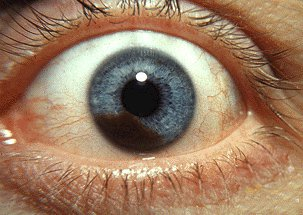
#> input picture images/14286958.jpg, 303 x 215 px
$ python -i filtering.py   (imports and definitions only)
#> lines starting #> are read from the running program, lines starting #| are printed output that depends on the picture
#> further down, picture is the input picture: shape (215, 303, 3); mean B, G, R 98.2, 124, 155.5
import cv2
import numpy as np


def filtering(img, invgray=False, sharpen=False, grayscale=True):
    """
    Apply several filters to an image, such as: grayscale, Bottom Hat Filter and Gaussian Blur.
    It also provides the ability to enable two more filters: Inverted grayscale and Sharpen.

    :param img: Image to be filtered
    :type img: numpy.ndarray
    :param invgray: if true enables the Inverted Grayscale filter
    :type invgray: bool
    :param sharpen: if true enables the Sharpen filter
    :type sharpen: bool
    :param grayscale: if true converts the image in grayscale
    :type grayscale: bool
    :return: The image with the selected filters applied
    :rtype: numpy.ndarray
    """
#> called with invgray = False, sharpen = False, grayscale = True
    frame = img

    if grayscale is True:
        cimg = cv2.cvtColor(frame, cv2.COLOR_BGR2GRAY)
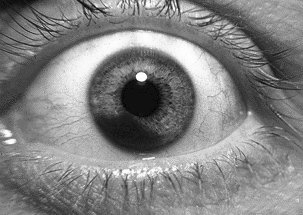
#> cimg: shape (215, 303); min 0, max 255, mean 130.5
    else:
        cimg = frame

    if invgray is True:
        cimg = cv2.bitwise_not(cimg)

    kernel = cv2.getStructuringElement(cv2.MORPH_ELLIPSE, (5, 5))
    blackhat = cv2.morphologyEx(cimg, cv2.MORPH_BLACKHAT, kernel)
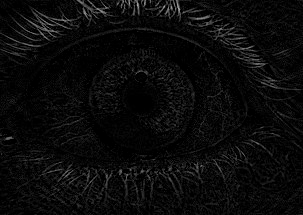
#> blackhat: shape (215, 303); min 0, max 171, mean 10.4
    bottom_hat_filtered = cv2.add(blackhat, cimg)
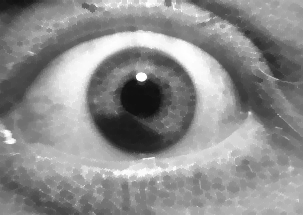
#> bottom_hat_filtered: shape (215, 303); min 16, max 255, mean 141
    final_img = cv2.GaussianBlur(bottom_hat_filtered, (5, 5), 0)

    if sharpen is True:
        # ---Sharpening filter----
        kernel = np.array([[-1, -1, -1], [-1, 9, -1], [-1, -1, -1]])
        final_img = cv2.filter2D(final_img, -1, kernel)

        kernel = np.ones((5, 5), np.float32)/25
        final_img = cv2.filter2D(final_img, -1, kernel)
    return final_img


# [113 lines left out: functions adjust_gamma, threshold, dilate_thresh, increase_brightness, not called in this run]

>>> import cv2
>>> picture = cv2.imread('../images/14286958.jpg')
>>> result = filtering(picture)

$ run again, on images/1527827984_626_central-heterochromia-reasons-possibility-and-its-types.jpg
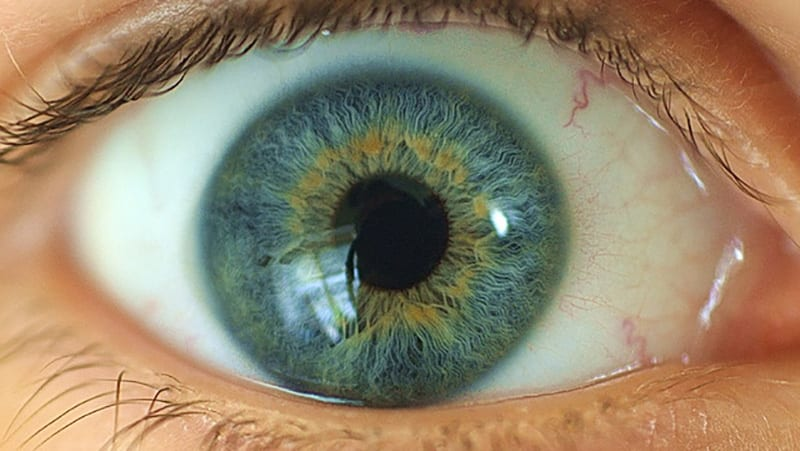
#> input picture images/1527827984_626_central-heterochromia-reasons-possibility-and-its-types.jpg, 800 x 451 px
#> picture is the input picture: shape (451, 800, 3); mean B, G, R 108.1, 133.2, 147.9
#> in filtering, `blackhat = cv2.morphologyEx(cimg, cv2.MORPH_BLACKHAT, kernel)`:
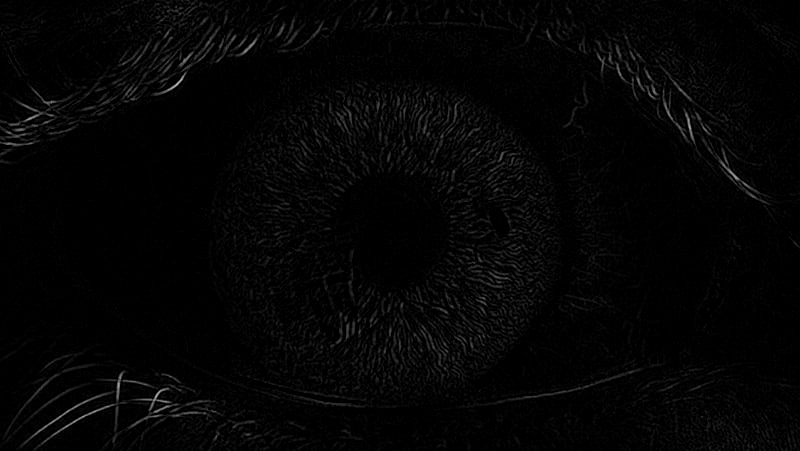
#> blackhat: shape (451, 800); min 0, max 196, mean 4.5
#> in filtering, `bottom_hat_filtered = cv2.add(blackhat, cimg)`:
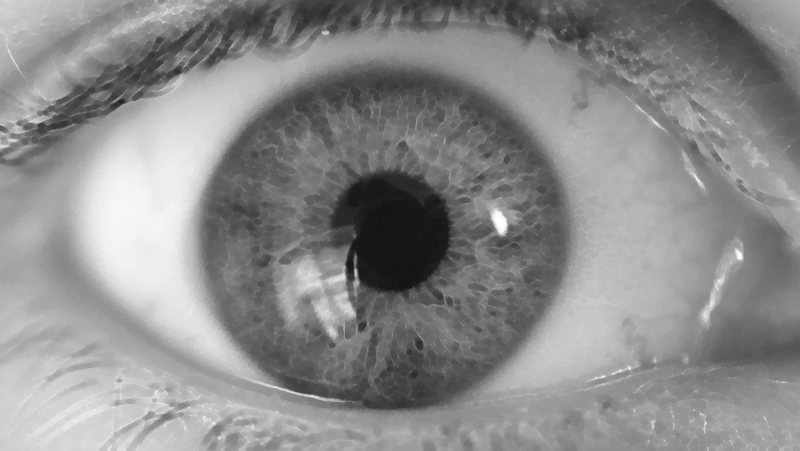
#> bottom_hat_filtered: shape (451, 800); min 21, max 255, mean 139.2

$ run again, on images/320549_1100.jpg
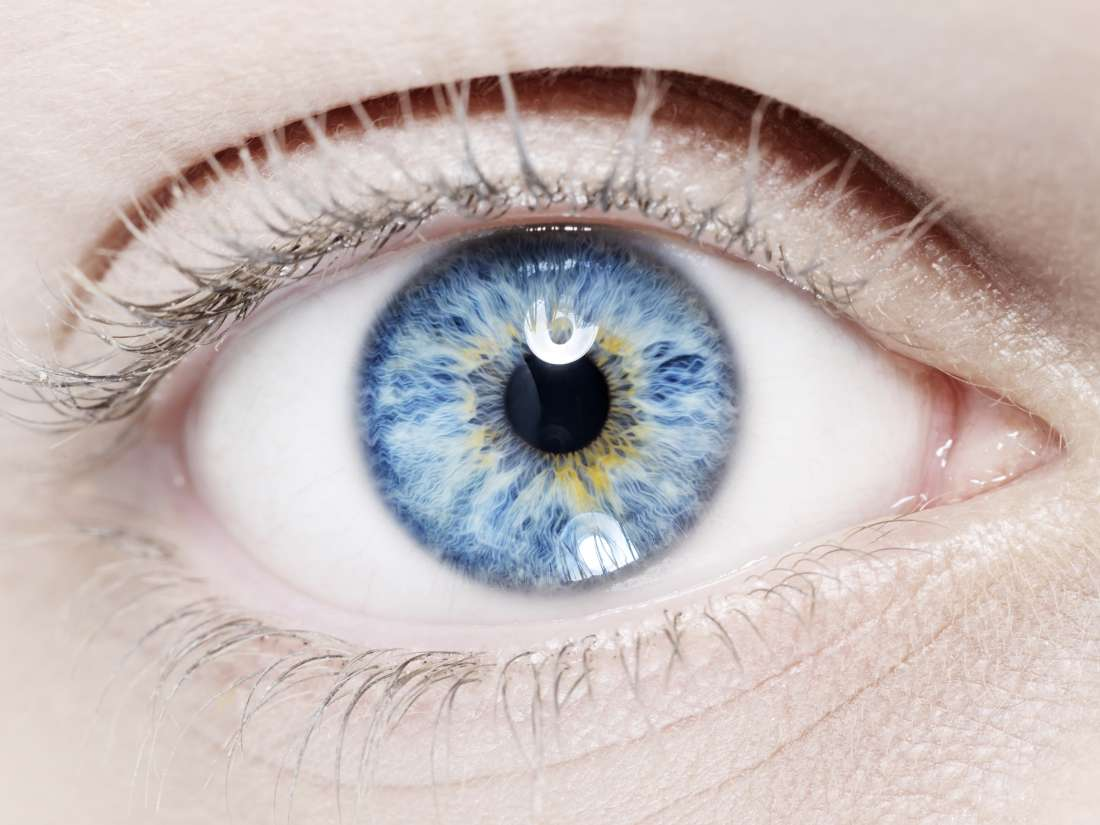
#> input picture images/320549_1100.jpg, 1100 x 825 px
#> picture is the input picture: shape (825, 1100, 3); mean B, G, R 183.5, 185, 196.7
#> in filtering, `cimg = cv2.cvtColor(frame, cv2.COLOR_BGR2GRAY)`:
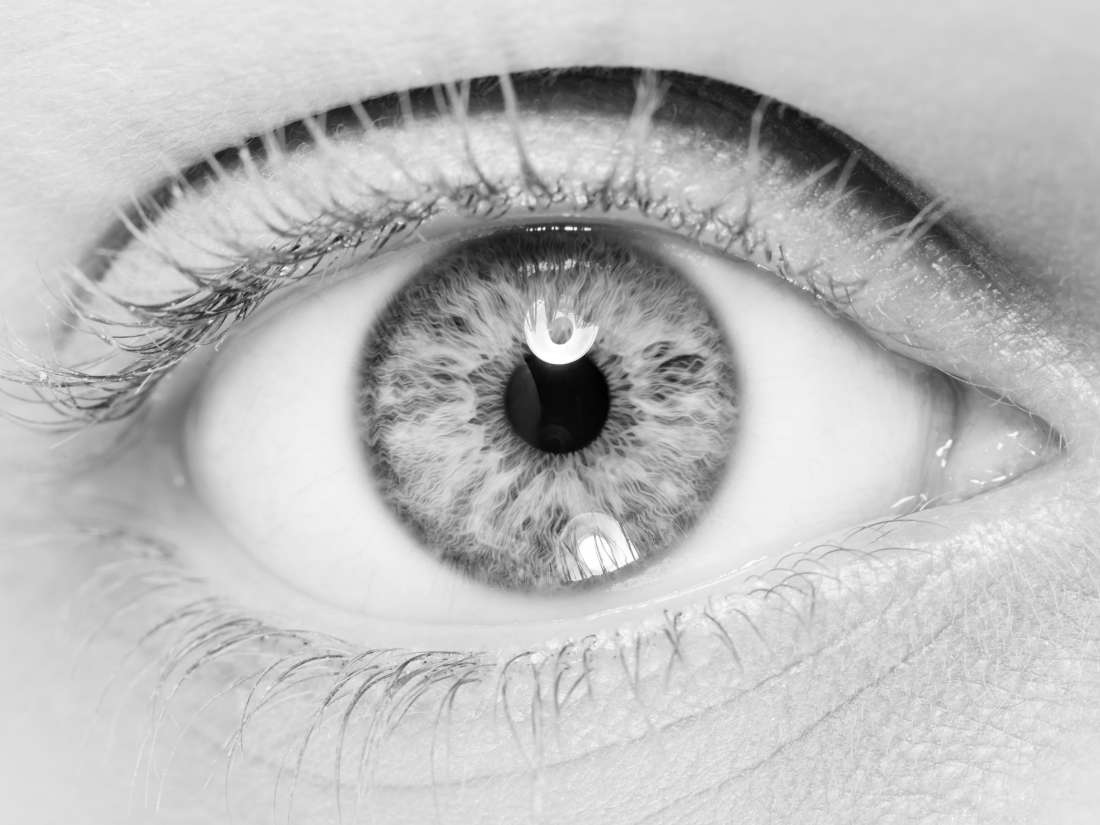
#> cimg: shape (825, 1100); min 0, max 255, mean 188.3
#> in filtering, `blackhat = cv2.morphologyEx(cimg, cv2.MORPH_BLACKHAT, kernel)`:
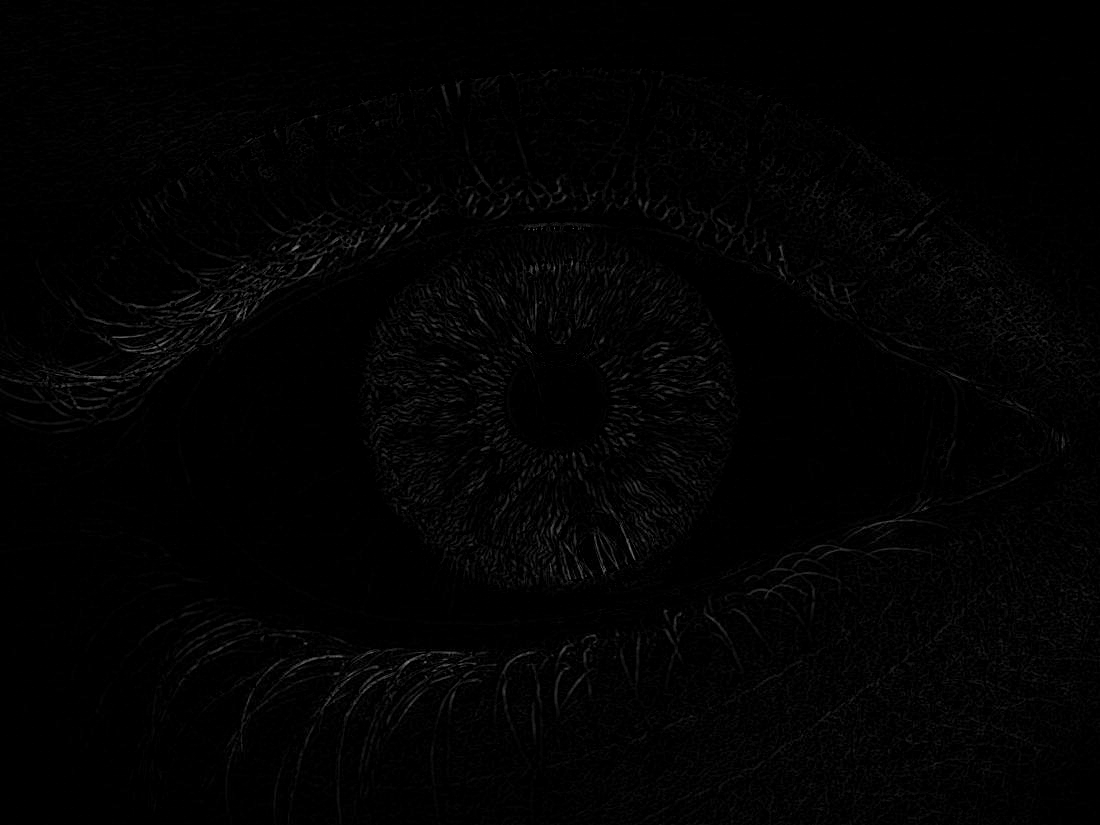
#> blackhat: shape (825, 1100); min 0, max 132, mean 2.6

$ run again, on images/320px-Blue_Green_Eye.jpg
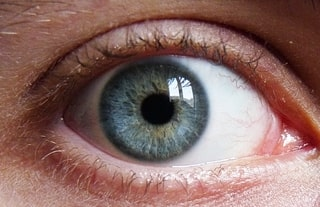
#> input picture images/320px-Blue_Green_Eye.jpg, 320 x 207 px
#> picture is the input picture: shape (207, 320, 3); mean B, G, R 101.1, 106.4, 138.6
#> in filtering, `blackhat = cv2.morphologyEx(cimg, cv2.MORPH_BLACKHAT, kernel)`:
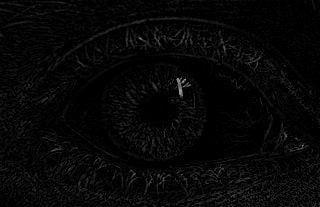
#> blackhat: shape (207, 320); min 0, max 161, mean 6.6
#> in filtering, `bottom_hat_filtered = cv2.add(blackhat, cimg)`:
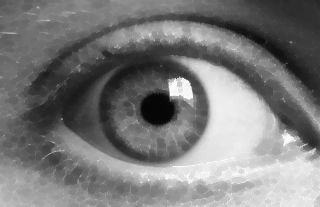
#> bottom_hat_filtered: shape (207, 320); min 5, max 255, mean 122
